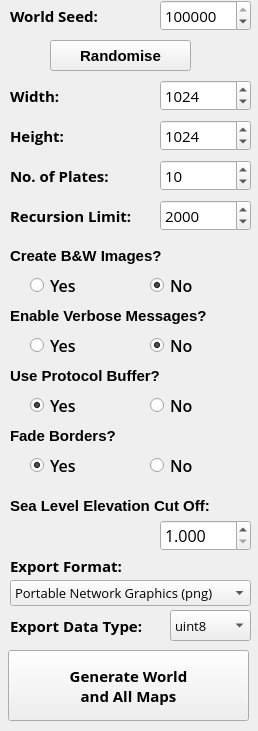
      <widget class="QWidget" name="pgWorld">
       <property name="geometry">
        <rect>
         <x>0</x>
         <y>0</y>
         <width>258</width>
         <height>731</height>
        </rect>
       </property>
       <attribute name="label">
        <string>World Options</string>
       </attribute>
       <widget class="QLabel" name="label_31">
        <property name="geometry">
         <rect>
          <x>10</x>
          <y>550</y>
          <width>161</width>
          <height>31</height>
         </rect>
        </property>
        <property name="font">
         <font>
          <family>Open Sans</family>
          <pointsize>11</pointsize>
          <weight>75</weight>
          <bold>true</bold>
         </font>
        </property>
        <property name="text">
         <string>Export Format:</string>
        </property>
       </widget>
       <widget class="QComboBox" name="cboFormat">
        <property name="geometry">
         <rect>
          <x>10</x>
          <y>580</y>
          <width>241</width>
          <height>26</height>
         </rect>
        </property>
        <property name="font">
         <font>
          <family>Open Sans</family>
          <pointsize>10</pointsize>
         </font>
        </property>
        <property name="currentIndex">
         <number>1</number>
        </property>
        <property name="sizeAdjustPolicy">
         <enum>QComboBox::AdjustToContentsOnFirstShow</enum>
        </property>
        <item>
         <property name="text">
          <string>JPEG / JFIF (jpeg)</string>
         </property>
        </item>
        <item>
         <property name="text">
          <string>Portable Network Graphics (png)</string>
         </property>
        </item>
        <item>
         <property name="text">
          <string>Microsoft Windows Device Independent Bitmap (bmp)</string>
         </property>
        </item>
        <item>
         <property name="text">
          <string>Graphics Interchange Format (gif)</string>
         </property>
        </item>
        <item>
         <property name="text">
          <string>TIFF / BigTIFF / GeoTIFF (tif)</string>
         </property>
        </item>
        <item>
         <property name="text">
          <string>X11 Pixmap (xpm)</string>
         </property>
        </item>
        <item>
         <property name="text">
          <string>Arc/Info Binary Grid (adf)</string>
         </property>
        </item>
        <item>
         <property name="text">
          <string>Bathymetry Attributed Grid (bag)</string>
         </property>
        </item>
        <item>
         <property name="text">
          <string>BSB Nautical Chart Format (kap)</string>
         </property>
        </item>
        <item>
         <property name="text">
          <string>Envisat Image Product (n1)</string>
         </property>
        </item>
        <item>
         <property name="text">
          <string>Erdas Imagine (img)</string>
         </property>
        </item>
        <item>
         <property name="text">
          <string>Erdas Compressed Wavelets (ecw)</string>
         </property>
        </item>
        <item>
         <property name="text">
          <string>ERMapper (ers)</string>
         </property>
        </item>
        <item>
         <property name="text">
          <string>EUMETSAT Archive Native (nat)</string>
         </property>
        </item>
        <item>
         <property name="text">
          <string>FITS (fits)</string>
         </property>
        </item>
        <item>
         <property name="text">
          <string>GDAL Virtual (vrt)</string>
         </property>
        </item>
        <item>
         <property name="text">
          <string>Generic Tagged Arrays (gta)</string>
         </property>
        </item>
        <item>
         <property name="text">
          <string>In Memory Raster (mem)</string>
         </property>
        </item>
        <item>
         <property name="text">
          <string>Japanese DEM (mem)</string>
         </property>
        </item>
        <item>
         <property name="text">
          <string>Swedish Grid RIK (rik)</string>
         </property>
        </item>
        <item>
         <property name="text">
          <string>Terragen Heightfield (ter)</string>
         </property>
        </item>
        <item>
         <property name="text">
          <string>USGS ASCII DEM / CDED (dem)</string>
         </property>
        </item>
        <item>
         <property name="text">
          <string>USGS DOQ 1st Generation (doq)</string>
         </property>
        </item>
        <item>
         <property name="text">
          <string>USGS DOQ New Labelled (doq)</string>
         </property>
        </item>
        <item>
         <property name="text">
          <string>WMO GRIB1 / GRIB2 (grb)</string>
         </property>
        </item>
       </widget>
       <widget class="QSpinBox" name="spnHeight">
        <property name="geometry">
         <rect>
          <x>160</x>
          <y>120</y>
          <width>91</width>
          <height>31</height>
         </rect>
        </property>
        <property name="font">
         <font>
          <family>Open Sans</family>
          <pointsize>11</pointsize>
         </font>
        </property>
        <property name="minimum">
         <number>256</number>
        </property>
        <property name="maximum">
         <number>8192</number>
        </property>
        <property name="singleStep">
         <number>256</number>
        </property>
        <property name="value">
         <number>1024</number>
        </property>
       </widget>
       <widget class="QLabel" name="label_10">
        <property name="geometry">
         <rect>
          <x>10</x>
          <y>80</y>
          <width>121</width>
          <height>31</height>
         </rect>
        </property>
        <property name="font">
         <font>
          <family>Open Sans</family>
          <pointsize>11</pointsize>
          <weight>75</weight>
          <bold>true</bold>
         </font>
        </property>
        <property name="text">
         <string>Width:</string>
        </property>
       </widget>
       <widget class="QComboBox" name="cboData">
        <property name="geometry">
         <rect>
          <x>170</x>
          <y>610</y>
          <width>81</width>
          <height>31</height>
         </rect>
        </property>
        <property name="font">
         <font>
          <family>Open Sans</family>
          <pointsize>10</pointsize>
         </font>
        </property>
        <property name="currentIndex">
         <number>0</number>
        </property>
        <item>
         <property name="text">
          <string>uint8</string>
         </property>
        </item>
        <item>
         <property name="text">
          <string>int16</string>
         </property>
        </item>
        <item>
         <property name="text">
          <string>uint16</string>
         </property>
        </item>
        <item>
         <property name="text">
          <string>int32</string>
         </property>
        </item>
        <item>
         <property name="text">
          <string>uint32</string>
         </property>
        </item>
        <item>
         <property name="text">
          <string>int64</string>
         </property>
        </item>
        <item>
         <property name="text">
          <string>uint64</string>
         </property>
        </item>
        <item>
         <property name="text">
          <string>float16</string>
         </property>
        </item>
        <item>
         <property name="text">
          <string>float32</string>
         </property>
        </item>
        <item>
         <property name="text">
          <string>float64</string>
         </property>
        </item>
       </widget>
       <widget class="QLabel" name="label_12">
        <property name="geometry">
         <rect>
          <x>10</x>
          <y>160</y>
          <width>121</width>
          <height>31</height>
         </rect>
        </property>
        <property name="font">
         <font>
          <family>Open Sans</family>
          <pointsize>11</pointsize>
          <weight>75</weight>
          <bold>true</bold>
         </font>
        </property>
        <property name="text">
         <string>No. of Plates:</string>
        </property>
       </widget>
       <widget class="QSpinBox" name="spnRecursion">
        <property name="geometry">
         <rect>
          <x>160</x>
          <y>200</y>
          <width>91</width>
          <height>31</height>
         </rect>
        </property>
        <property name="font">
         <font>
          <family>Open Sans</family>
          <pointsize>11</pointsize>
         </font>
        </property>
        <property name="minimum">
         <number>1000</number>
        </property>
        <property name="maximum">
         <number>10000</number>
        </property>
        <property name="singleStep">
         <number>500</number>
        </property>
        <property name="value">
         <number>2000</number>
        </property>
       </widget>
       <widget class="QLabel" name="label_32">
        <property name="geometry">
         <rect>
          <x>10</x>
          <y>610</y>
          <width>161</width>
          <height>31</height>
         </rect>
        </property>
        <property name="font">
         <font>
          <family>Open Sans</family>
          <pointsize>11</pointsize>
          <weight>75</weight>
          <bold>true</bold>
         </font>
        </property>
        <property name="text">
         <string>Export Data Type:</string>
        </property>
       </widget>
       <widget class="QLabel" name="label_11">
        <property name="geometry">
         <rect>
          <x>10</x>
          <y>120</y>
          <width>121</width>
          <height>31</height>
         </rect>
        </property>
        <property name="font">
         <font>
          <family>Open Sans</family>
          <pointsize>11</pointsize>
          <weight>75</weight>
          <bold>true</bold>
         </font>
        </property>
        <property name="text">
         <string>Height:</string>
        </property>
       </widget>
       <widget class="QSpinBox" name="spnSeed">
        <property name="geometry">
         <rect>
          <x>160</x>
          <y>0</y>
          <width>91</width>
          <height>31</height>
         </rect>
        </property>
        <property name="font">
         <font>
          <family>Open Sans</family>
          <pointsize>11</pointsize>
         </font>
        </property>
        <property name="minimum">
         <number>0</number>
        </property>
        <property name="maximum">
         <number>999999</number>
        </property>
        <property name="singleStep">
         <number>111111</number>
        </property>
        <property name="value">
         <number>111111</number>
        </property>
       </widget>
       <widget class="QSpinBox" name="spnPlates">
        <property name="geometry">
         <rect>
          <x>160</x>
          <y>160</y>
          <width>91</width>
          <height>31</height>
         </rect>
        </property>
        <property name="font">
         <font>
          <family>Open Sans</family>
          <pointsize>11</pointsize>
         </font>
        </property>
        <property name="minimum">
         <number>1</number>
        </property>
        <property name="maximum">
         <number>100</number>
        </property>
        <property name="singleStep">
         <number>10</number>
        </property>
        <property name="value">
         <number>10</number>
        </property>
       </widget>
       <widget class="QSpinBox" name="spnWidth">
        <property name="geometry">
         <rect>
          <x>160</x>
          <y>80</y>
          <width>91</width>
          <height>31</height>
         </rect>
        </property>
        <property name="font">
         <font>
          <family>Open Sans</family>
          <pointsize>11</pointsize>
         </font>
        </property>
        <property name="minimum">
         <number>256</number>
        </property>
        <property name="maximum">
         <number>8192</number>
        </property>
        <property name="singleStep">
         <number>256</number>
        </property>
        <property name="value">
         <number>1024</number>
        </property>
       </widget>
       <widget class="QLabel" name="label_9">
        <property name="geometry">
         <rect>
          <x>10</x>
          <y>0</y>
          <width>121</width>
          <height>31</height>
         </rect>
        </property>
        <property name="font">
         <font>
          <family>Open Sans</family>
          <pointsize>11</pointsize>
          <weight>75</weight>
          <bold>true</bold>
         </font>
        </property>
        <property name="text">
         <string>World Seed:</string>
        </property>
       </widget>
       <widget class="QLabel" name="label_51">
        <property name="geometry">
         <rect>
          <x>10</x>
          <y>200</y>
          <width>151</width>
          <height>31</height>
         </rect>
        </property>
        <property name="font">
         <font>
          <family>Open Sans</family>
          <pointsize>11</pointsize>
          <weight>75</weight>
          <bold>true</bold>
         </font>
        </property>
        <property name="text">
         <string>Recursion Limit:</string>
        </property>
       </widget>
       <widget class="QPushButton" name="btnRandomise">
        <property name="geometry">
         <rect>
          <x>50</x>
          <y>40</y>
          <width>141</width>
          <height>31</height>
         </rect>
        </property>
        <property name="font">
         <font>
          <pointsize>11</pointsize>
          <weight>75</weight>
          <bold>true</bold>
         </font>
        </property>
        <property name="text">
         <string>Randomise</string>
        </property>
       </widget>
       <widget class="QPushButton" name="btnGenWorld">
        <property name="geometry">
         <rect>
          <x>8</x>
          <y>650</y>
          <width>241</width>
          <height>71</height>
         </rect>
        </property>
        <property name="font">
         <font>
          <family>Open Sans</family>
          <pointsize>11</pointsize>
          <weight>75</weight>
          <bold>true</bold>
         </font>
        </property>
        <property name="text">
         <string>Generate World
and All Maps</string>
        </property>
       </widget>
       <widget class="QLabel" name="label_20">
        <property name="geometry">
         <rect>
          <x>10</x>
          <y>300</y>
          <width>241</width>
          <height>31</height>
         </rect>
        </property>
        <property name="font">
         <font>
          <pointsize>11</pointsize>
          <weight>75</weight>
          <bold>true</bold>
         </font>
        </property>
        <property name="text">
         <string>Enable Verbose Messages?</string>
        </property>
       </widget>
       <widget class="QLabel" name="label_50">
        <property name="geometry">
         <rect>
          <x>10</x>
          <y>420</y>
          <width>241</width>
          <height>31</height>
         </rect>
        </property>
        <property name="font">
         <font>
          <pointsize>11</pointsize>
          <weight>75</weight>
          <bold>true</bold>
         </font>
        </property>
        <property name="text">
         <string>Fade Borders?</string>
        </property>
       </widget>
       <widget class="QGroupBox" name="grpProtocol">
        <property name="geometry">
         <rect>
          <x>10</x>
          <y>390</y>
          <width>241</width>
          <height>31</height>
         </rect>
        </property>
        <property name="styleSheet">
         <string notr="true">font-family: Open Sans;
font-size: 16px;
font-style: normal;
font-variant: normal;
font-weight: 500;
border:0;</string>
        </property>
        <property name="title">
         <string/>
        </property>
        <widget class="QRadioButton" name="rdoPBYes">
         <property name="geometry">
          <rect>
           <x>20</x>
           <y>0</y>
           <width>86</width>
           <height>31</height>
          </rect>
         </property>
         <property name="font">
          <font>
           <family>Open Sans</family>
           <pointsize>-1</pointsize>
           <weight>62</weight>
           <italic>false</italic>
           <bold>true</bold>
          </font>
         </property>
         <property name="text">
          <string>Yes</string>
         </property>
         <property name="checked">
          <bool>true</bool>
         </property>
        </widget>
        <widget class="QRadioButton" name="rdoPBNo">
         <property name="geometry">
          <rect>
           <x>140</x>
           <y>0</y>
           <width>86</width>
           <height>31</height>
          </rect>
         </property>
         <property name="font">
          <font>
           <family>Open Sans</family>
           <pointsize>-1</pointsize>
           <weight>62</weight>
           <italic>false</italic>
           <bold>true</bold>
          </font>
         </property>
         <property name="text">
          <string>No</string>
         </property>
         <property name="checked">
          <bool>false</bool>
         </property>
        </widget>
       </widget>
       <widget class="QLabel" name="label_14">
        <property name="geometry">
         <rect>
          <x>10</x>
          <y>240</y>
          <width>231</width>
          <height>31</height>
         </rect>
        </property>
        <property name="font">
         <font>
          <pointsize>11</pointsize>
          <weight>75</weight>
          <bold>true</bold>
         </font>
        </property>
        <property name="text">
         <string>Create B&amp;W Images?</string>
        </property>
       </widget>
       <widget class="QGroupBox" name="grpVerbose">
        <property name="geometry">
         <rect>
          <x>10</x>
          <y>330</y>
          <width>241</width>
          <height>31</height>
         </rect>
        </property>
        <property name="styleSheet">
         <string notr="true">font-family: Open Sans;
font-size: 16px;
font-style: normal;
font-variant: normal;
font-weight: 500;
border:0;</string>
        </property>
        <property name="title">
         <string/>
        </property>
        <widget class="QRadioButton" name="rdoVMYes">
         <property name="geometry">
          <rect>
           <x>20</x>
           <y>0</y>
           <width>86</width>
           <height>31</height>
          </rect>
         </property>
         <property name="font">
          <font>
           <family>Open Sans</family>
           <pointsize>-1</pointsize>
           <weight>62</weight>
           <italic>false</italic>
           <bold>true</bold>
          </font>
         </property>
         <property name="text">
          <string>Yes</string>
         </property>
        </widget>
        <widget class="QRadioButton" name="rdoVMNo">
         <property name="geometry">
          <rect>
           <x>140</x>
           <y>0</y>
           <width>86</width>
           <height>31</height>
          </rect>
         </property>
         <property name="font">
          <font>
           <family>Open Sans</family>
           <pointsize>-1</pointsize>
           <weight>62</weight>
           <italic>false</italic>
           <bold>true</bold>
          </font>
         </property>
         <property name="text">
          <string>No</string>
         </property>
         <property name="checked">
          <bool>true</bool>
         </property>
        </widget>
       </widget>
       <widget class="QGroupBox" name="grpFade">
        <property name="geometry">
         <rect>
          <x>10</x>
          <y>450</y>
          <width>241</width>
          <height>31</height>
         </rect>
        </property>
        <property name="styleSheet">
         <string notr="true">font-family: Open Sans;
font-size: 16px;
font-style: normal;
font-variant: normal;
font-weight: 500;
border:0;</string>
        </property>
        <property name="title">
         <string/>
        </property>
        <widget class="QRadioButton" name="rdoFadeYes">
         <property name="geometry">
          <rect>
           <x>20</x>
           <y>0</y>
           <width>86</width>
           <height>31</height>
          </rect>
         </property>
         <property name="font">
          <font>
           <family>Open Sans</family>
           <pointsize>-1</pointsize>
           <weight>62</weight>
           <italic>false</italic>
           <bold>true</bold>
          </font>
         </property>
         <property name="text">
          <string>Yes</string>
         </property>
         <property name="checked">
          <bool>true</bool>
         </property>
        </widget>
        <widget class="QRadioButton" name="rdoFadeNo">
         <property name="geometry">
          <rect>
           <x>140</x>
           <y>0</y>
           <width>86</width>
           <height>31</height>
          </rect>
         </property>
         <property name="font">
          <font>
           <family>Open Sans</family>
           <pointsize>-1</pointsize>
           <weight>62</weight>
           <italic>false</italic>
           <bold>true</bold>
          </font>
         </property>
         <property name="text">
          <string>No</string>
         </property>
         <property name="checked">
          <bool>false</bool>
         </property>
        </widget>
       </widget>
       <widget class="QGroupBox" name="grpBW">
        <property name="geometry">
         <rect>
          <x>10</x>
          <y>270</y>
          <width>241</width>
          <height>31</height>
         </rect>
        </property>
        <property name="font">
         <font>
          <family>Open Sans</family>
          <pointsize>-1</pointsize>
          <weight>62</weight>
          <italic>false</italic>
          <bold>true</bold>
         </font>
        </property>
        <property name="styleSheet">
         <string notr="true">font-family: Open Sans;
font-size: 16px;
font-style: normal;
font-variant: normal;
font-weight: 500;
border:0;</string>
        </property>
        <property name="title">
         <string/>
        </property>
        <widget class="QRadioButton" name="rdoBWYes">
         <property name="geometry">
          <rect>
           <x>20</x>
           <y>0</y>
           <width>86</width>
           <height>31</height>
          </rect>
         </property>
         <property name="font">
          <font>
           <family>Open Sans</family>
           <pointsize>-1</pointsize>
           <weight>62</weight>
           <italic>false</italic>
           <bold>true</bold>
          </font>
         </property>
         <property name="text">
          <string>Yes</string>
         </property>
        </widget>
        <widget class="QRadioButton" name="rdoBWNo">
         <property name="geometry">
          <rect>
           <x>140</x>
           <y>0</y>
           <width>86</width>
           <height>31</height>
          </rect>
         </property>
         <property name="text">
          <string>No</string>
         </property>
         <property name="checked">
          <bool>true</bool>
         </property>
        </widget>
       </widget>
       <widget class="QLabel" name="label_19">
        <property name="geometry">
         <rect>
          <x>10</x>
          <y>360</y>
          <width>241</width>
          <height>31</height>
         </rect>
        </property>
        <property name="font">
         <font>
          <pointsize>11</pointsize>
          <weight>75</weight>
          <bold>true</bold>
         </font>
        </property>
        <property name="text">
         <string>Use Protocol Buffer?</string>
        </property>
       </widget>
       <widget class="QLabel" name="label_23">
        <property name="geometry">
         <rect>
          <x>10</x>
          <y>490</y>
          <width>241</width>
          <height>31</height>
         </rect>
        </property>
        <property name="font">
         <font>
          <pointsize>11</pointsize>
          <weight>75</weight>
          <bold>true</bold>
         </font>
        </property>
        <property name="text">
         <string>Sea Level Elevation Cut Off:</string>
        </property>
       </widget>
       <widget class="QDoubleSpinBox" name="spnSea">
        <property name="geometry">
         <rect>
          <x>160</x>
          <y>520</y>
          <width>91</width>
          <height>31</height>
         </rect>
        </property>
        <property name="font">
         <font>
          <family>Open Sans</family>
          <pointsize>-1</pointsize>
         </font>
        </property>
        <property name="styleSheet">
         <string notr="true">font-family: Open Sans;
font-size: 16px;</string>
        </property>
        <property name="decimals">
         <number>3</number>
        </property>
        <property name="minimum">
         <double>1.000000000000000</double>
        </property>
       </widget>
      </widget>
